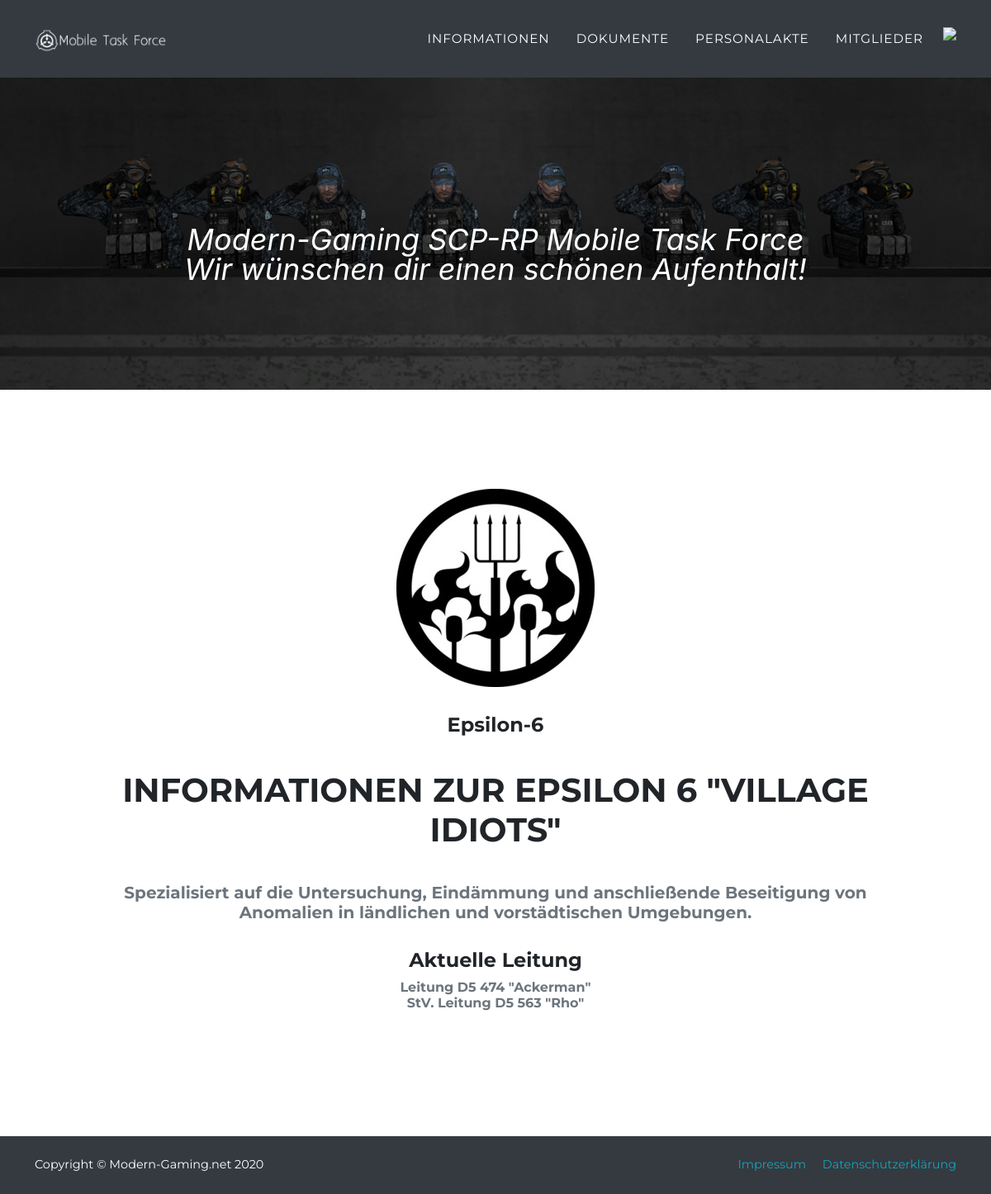
/index.php?information=e6, run on the app's committed database.
### tables this page shows
CREATE TABLE `mtf_einheiten` (
  `id` int(11) NOT NULL,
  `name` text NOT NULL,
  `info` text NOT NULL,
  `titel` text NOT NULL,
  `shortname` text NOT NULL,
  `url` text NOT NULL,
  `leitung` text NOT NULL,
  `coleitung` text NOT NULL
);

CREATE TABLE `mtf_character` (
  `id` int(11) NOT NULL,
  `steamid` text NOT NULL,
  `job` text NOT NULL,
  `rank` text NOT NULL,
  `codename` text NOT NULL,
  `dienstnummer` int(11) NOT NULL
);

### system/database.php (called while the page is built, shortened)
<?php
	$db = mysqli_connect("84.59.133.60", "mtf", "mImdfhoxdGM2mdpD", "mtf_site");
	function runQuery($sql) {
		global $db;
		$res = mysqli_query($db, $sql);
		return $res;
	}
	function getFullMTFName($steamid) {
		$data = runQuery("SELECT * FROM mtf_character WHERE steamid='".$steamid."' LIMIT 1");
		$row = mysqli_fetch_array($data);
		return ucfirst($row["job"]) . " " . strval($row["dienstnummer"]) . " \"" . $row["codename"]."\"";
	}
?>

### index.php (the view, shortened to what this page needs)
<!DOCTYPE html>
<html lang="en">
<?php
    require("system/database.php");
    require("system/navbar.php");
    if(isset($_GET["information"])) {
        $info = runQuery("SELECT * FROM mtf_einheiten WHERE shortname='".$_GET["information"]."'");
        $info = mysqli_fetch_array($info);
        ?>
        <section class="page-section" id="info">
            <div class="text-center">
                <center>
                    <br>
                    <?php
                        $kek = runQuery("SELECT * FROM mtf_einheiten WHERE shortname='".$info["shortname"]."'");
                        while($row = mysqli_fetch_assoc($kek)) {
                            ?>
                                <div class="col-md-4">
                                        <a href="index.php?information=<?php echo $row["shortname"]; ?>">
                                            <span class="fa-stack fa-8x unitcircle">
                                                <img src="assets/img/einheiten/<?php echo $row["shortname"]; ?>.jpg"
                                                     alt=""/>
                                            </span>
                                        </a>
                                    <h4 class="my-3"><?php echo $row["name"] ?></h4>
                                </div>
                            <?php
                        }
                    ?>
                    <div class="col-md-10">
                        <br>
                        <h2 class="section-heading text-uppercase"><?php echo $info["titel"]; ?></h2>
                        <br>
                        <h5 class="text-muted"><?php echo $info["info"]; ?></h5>
                    </div>
                    <br>
                    <div class="col-md-10 text-center">
                        <h4>
                            Aktuelle Leitung
                        <h4>
                        <h6 class="text-muted"><?php echo "Leitung " . getFullMTFName($info["leitung"]) . "<br>". "StV. Leitung " . getFullMTFName($info["coleitung"]); ?></h6>
                    </div>
                </center>
            </div>
        </section>
            <br><br>
        <?php
        require("system/footer.php");
        return;
    }
?>
    <?php require("system/footer.php"); ?>

### data on the page
mtf_einheiten: name "Epsilon-6", titel "INFORMATIONEN ZUR EPSILON 6 \"VILLAGE IDIOTS\"", info "Spezialisiert auf die Untersuchung, Eindämmung und anschließende Beseitigung von Anomalien in ländlichen und vorstädtischen Umgebungen.", leitung.codename "D5 474 \"Ackerman\"", coleitung.codename "D5 563 \"Rho\""
